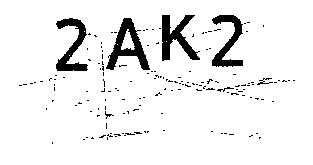
#> input picture origin_path/2AK2.jpg, 313 x 165 px; its folder holds only this picture in this run
$ python imgTest.py
#> lines starting #> are read from the running program, lines starting #| are printed output that depends on the picture; after the words box and inside, x2 and y2 are one past the last pixel; in counts of white or black regions, pixels touching at a corner belong together
import re

import Image
import cv2
import numpy as np

import pytesseract as pytesseract
import os

path = os.path.abspath(os.path.dirname(os.path.dirname(__file__)))
origin_path = path + '/origin_path/'

i = 0
for image in os.listdir(origin_path)[:239]:
    print(image.split(".jpg")[0])
    img = cv2.imread(origin_path + image)
#> img is the input picture: shape (165, 313, 3); min 0, max 255, mean 236.3
    gray = cv2.cvtColor(img, cv2.COLOR_BGR2GRAY)
    cv2.imshow("gray", gray)
    # 固定阈值二值化
    ret, binary = cv2.threshold(gray, 150, 255, cv2.THRESH_BINARY)
#> binary: shape (165, 313); 92.9% white; 153 black regions (146 under 20 px), largest, box (x1, y1, x2, y2) and area: (106, 18, 150, 70) 870, (162, 15, 200, 61) 801, (56, 18, 88, 71) 714
    # 自适应二值化
    # binary = cv.adaptiveThreshold(gray, 255, cv.ADAPTIVE_THRESH_MEAN_C, cv.THRESH_BINARY, 25, 10)
    cv2.imshow("binary", binary)

    # 形态学的处理，滤除噪点
    kernel = cv2.getStructuringElement(cv2.MORPH_RECT, (3, 1))
    dilate_image = cv2.dilate(binary, kernel)
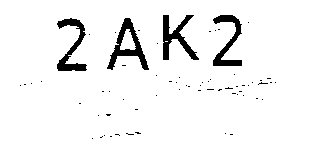
#> dilate_image: shape (165, 313); 94.9% white; 65 black regions (61 under 20 px), largest, box (x1, y1, x2, y2) and area: (107, 18, 149, 70) 683, (163, 15, 199, 60) 623, (57, 18, 87, 71) 591, (213, 15, 242, 66) 567
    kernel = cv2.getStructuringElement(cv2.MORPH_RECT, (3, 3))
    erode_image = cv2.erode(dilate_image, kernel)
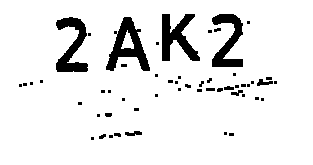
#> erode_image: shape (165, 313); 91.5% white; 53 black regions (39 under 20 px), largest, box (x1, y1, x2, y2) and area: (106, 17, 150, 71) 1010, (162, 14, 200, 61) 910, (56, 17, 88, 72) 871
    cv2.imshow("erode_image", erode_image)

    # 将dilate_image转为Image
    textImage = Image.fromarray(erode_image)
    # 识别
#> (the run stopped early here; a loop or call above may not have finished)

$ run again, on origin_path/32MN.jpg
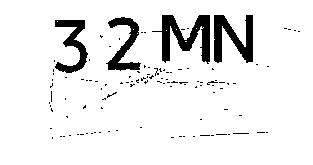
#> input picture origin_path/32MN.jpg, 313 x 165 px
#> img is the input picture: shape (165, 313, 3); min 0, max 255, mean 234.2
#> binary: shape (165, 313); 92% white; 111 black regions (107 under 20 px), largest, box (x1, y1, x2, y2) and area: (152, 15, 210, 64) 1227, (214, 15, 253, 63) 1010, (106, 17, 141, 71) 749, (55, 20, 88, 73) 740
#> `dilate_image = cv2.dilate(binary, kernel)`:
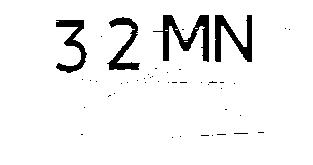
#> dilate_image: shape (165, 313); 94.1% white; 45 black regions (41 under 20 px), largest, box (x1, y1, x2, y2) and area: (153, 15, 209, 62) 946, (215, 15, 252, 62) 776, (107, 17, 140, 70) 626, (56, 20, 87, 73) 619
#> `erode_image = cv2.erode(dilate_image, kernel)`:
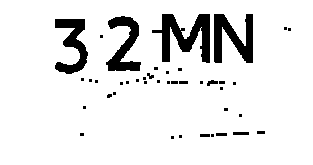
#> erode_image: shape (165, 313); 90.7% white; 41 black regions (29 under 20 px), largest, box (x1, y1, x2, y2) and area: (152, 14, 210, 63) 1363, (214, 14, 253, 63) 1087, (106, 16, 141, 71) 911

$ run again, on origin_path/38JM.jpg
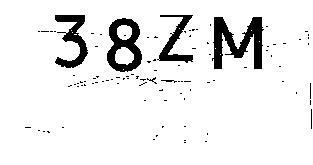
#> input picture origin_path/38JM.jpg, 313 x 165 px
#> img is the input picture: shape (165, 313, 3); min 0, max 255, mean 234.5
#> binary: shape (165, 313); 92.1% white; 96 black regions (89 under 20 px), largest, box (x1, y1, x2, y2) and area: (212, 17, 264, 69) 1362, (107, 18, 142, 72) 1018, (55, 15, 88, 68) 768
#> `dilate_image = cv2.dilate(binary, kernel)`:
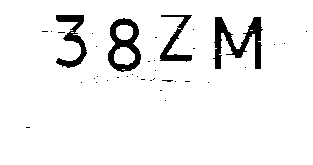
#> dilate_image: shape (165, 313); 94% white; 38 black regions (34 under 20 px), largest, box (x1, y1, x2, y2) and area: (213, 17, 263, 69) 1064, (108, 18, 141, 72) 841, (56, 15, 87, 68) 634, (160, 15, 192, 62) 486
#> `erode_image = cv2.erode(dilate_image, kernel)`:
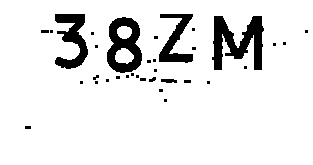
#> erode_image: shape (165, 313); 90.7% white; 34 black regions (26 under 20 px), largest, box (x1, y1, x2, y2) and area: (212, 16, 264, 70) 1508, (107, 17, 142, 73) 1177, (55, 14, 88, 69) 949

$ run again, on origin_path/3K5H.jpg
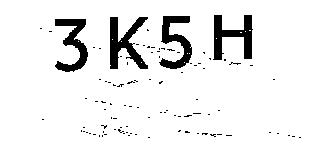
#> input picture origin_path/3K5H.jpg, 313 x 165 px
#> img is the input picture: shape (165, 313, 3); min 0, max 255, mean 236.4
#> binary: shape (165, 313); 92.8% white; 97 black regions (93 under 20 px), largest, box (x1, y1, x2, y2) and area: (110, 17, 148, 69) 934, (213, 15, 253, 60) 864, (159, 16, 192, 69) 796, (55, 19, 88, 72) 784
#> `dilate_image = cv2.dilate(binary, kernel)`:
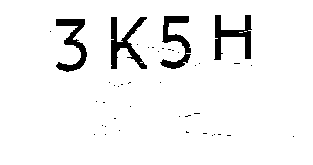
#> dilate_image: shape (165, 313); 94.5% white; 42 black regions (38 under 20 px), largest, box (x1, y1, x2, y2) and area: (111, 17, 147, 69) 729, (214, 15, 252, 60) 693, (160, 16, 191, 69) 669, (56, 19, 87, 72) 663
#> `erode_image = cv2.erode(dilate_image, kernel)`:
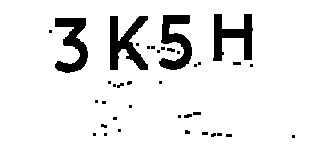
#> erode_image: shape (165, 313); 91.6% white; 38 black regions (29 under 20 px), largest, box (x1, y1, x2, y2) and area: (110, 16, 148, 70) 1062, (213, 14, 253, 61) 954, (159, 15, 192, 70) 950
